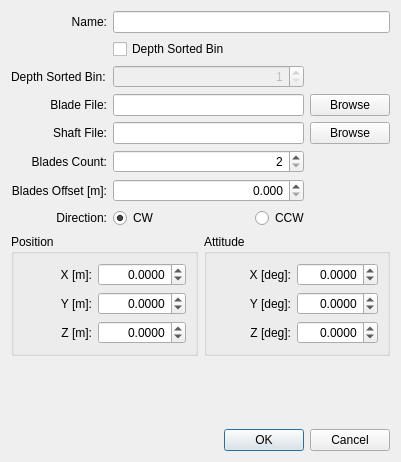
<?xml version="1.0" encoding="UTF-8"?>
<ui version="4.0">
 <class>DialogEditRotor</class>
 <widget class="QDialog" name="DialogEditRotor">
  <property name="geometry">
   <rect>
    <x>0</x>
    <y>0</y>
    <width>400</width>
    <height>462</height>
   </rect>
  </property>
  <property name="windowTitle">
   <string>PAT Edit</string>
  </property>
  <property name="modal">
   <bool>true</bool>
  </property>
  <layout class="QGridLayout" name="gridLayout_2">
   <item row="3" column="0">
    <widget class="QLabel" name="label_8">
     <property name="text">
      <string>Blade File:</string>
     </property>
     <property name="alignment">
      <set>Qt::AlignRight|Qt::AlignTrailing|Qt::AlignVCenter</set>
     </property>
     <property name="buddy">
      <cstring>lineEditFileBlade</cstring>
     </property>
    </widget>
   </item>
   <item row="7" column="1" colspan="2">
    <layout class="QGridLayout" name="gridLayout_5">
     <item row="0" column="0">
      <widget class="QRadioButton" name="radioButtonDirectionCW">
       <property name="text">
        <string>CW</string>
       </property>
       <property name="checked">
        <bool>true</bool>
       </property>
       <attribute name="buttonGroup">
        <string notr="true">buttonGroupDirection</string>
       </attribute>
      </widget>
     </item>
     <item row="0" column="1">
      <widget class="QRadioButton" name="radioButtonDirectionCCW">
       <property name="text">
        <string>CCW</string>
       </property>
       <property name="checked">
        <bool>false</bool>
       </property>
       <attribute name="buttonGroup">
        <string notr="true">buttonGroupDirection</string>
       </attribute>
      </widget>
     </item>
    </layout>
   </item>
   <item row="4" column="2">
    <widget class="QPushButton" name="pushButtonBrowseShaft">
     <property name="text">
      <string>Browse</string>
     </property>
    </widget>
   </item>
   <item row="8" column="0" colspan="3">
    <layout class="QGridLayout" name="gridLayout">
     <item row="0" column="0">
      <widget class="QGroupBox" name="groupBox">
       <property name="minimumSize">
        <size>
         <width>0</width>
         <height>0</height>
        </size>
       </property>
       <property name="title">
        <string>Position</string>
       </property>
       <layout class="QGridLayout" name="gridLayout_3">
        <item row="0" column="0">
         <widget class="QLabel" name="label_2">
          <property name="text">
           <string>X [m]:</string>
          </property>
          <property name="alignment">
           <set>Qt::AlignRight|Qt::AlignTrailing|Qt::AlignVCenter</set>
          </property>
          <property name="buddy">
           <cstring>spinBoxPositionX</cstring>
          </property>
         </widget>
        </item>
        <item row="0" column="1">
         <widget class="QDoubleSpinBox" name="spinBoxPositionX">
          <property name="alignment">
           <set>Qt::AlignRight|Qt::AlignTrailing|Qt::AlignVCenter</set>
          </property>
          <property name="decimals">
           <number>4</number>
          </property>
          <property name="minimum">
           <double>-9999.998999999999796</double>
          </property>
          <property name="maximum">
           <double>9999.998999999999796</double>
          </property>
         </widget>
        </item>
        <item row="1" column="0">
         <widget class="QLabel" name="label_3">
          <property name="text">
           <string>Y [m]:</string>
          </property>
          <property name="alignment">
           <set>Qt::AlignRight|Qt::AlignTrailing|Qt::AlignVCenter</set>
          </property>
          <property name="buddy">
           <cstring>spinBoxPositionY</cstring>
          </property>
         </widget>
        </item>
        <item row="1" column="1">
         <widget class="QDoubleSpinBox" name="spinBoxPositionY">
          <property name="alignment">
           <set>Qt::AlignRight|Qt::AlignTrailing|Qt::AlignVCenter</set>
          </property>
          <property name="decimals">
           <number>4</number>
          </property>
          <property name="minimum">
           <double>-9999.998999999999796</double>
          </property>
          <property name="maximum">
           <double>9999.998999999999796</double>
          </property>
         </widget>
        </item>
        <item row="2" column="0">
         <widget class="QLabel" name="label_4">
          <property name="text">
           <string>Z [m]:</string>
          </property>
          <property name="alignment">
           <set>Qt::AlignRight|Qt::AlignTrailing|Qt::AlignVCenter</set>
          </property>
          <property name="buddy">
           <cstring>spinBoxPositionZ</cstring>
          </property>
         </widget>
        </item>
        <item row="2" column="1">
         <widget class="QDoubleSpinBox" name="spinBoxPositionZ">
          <property name="alignment">
           <set>Qt::AlignRight|Qt::AlignTrailing|Qt::AlignVCenter</set>
          </property>
          <property name="decimals">
           <number>4</number>
          </property>
          <property name="minimum">
           <double>-9999.998999999999796</double>
          </property>
          <property name="maximum">
           <double>9999.998999999999796</double>
          </property>
         </widget>
        </item>
       </layout>
      </widget>
     </item>
     <item row="0" column="1">
      <widget class="QGroupBox" name="groupBox_2">
       <property name="minimumSize">
        <size>
         <width>0</width>
         <height>0</height>
        </size>
       </property>
       <property name="title">
        <string>Attitude</string>
       </property>
       <layout class="QGridLayout" name="gridLayout_4">
        <item row="0" column="0">
         <widget class="QLabel" name="label_6">
          <property name="text">
           <string>X [deg]:</string>
          </property>
          <property name="alignment">
           <set>Qt::AlignRight|Qt::AlignTrailing|Qt::AlignVCenter</set>
          </property>
          <property name="buddy">
           <cstring>spinBoxAttitudeX</cstring>
          </property>
         </widget>
        </item>
        <item row="0" column="1">
         <widget class="QDoubleSpinBox" name="spinBoxAttitudeX">
          <property name="alignment">
           <set>Qt::AlignRight|Qt::AlignTrailing|Qt::AlignVCenter</set>
          </property>
          <property name="decimals">
           <number>4</number>
          </property>
          <property name="minimum">
           <double>-180.000000000000000</double>
          </property>
          <property name="maximum">
           <double>180.000000000000000</double>
          </property>
         </widget>
        </item>
        <item row="1" column="0">
         <widget class="QLabel" name="label_7">
          <property name="text">
           <string>Y [deg]:</string>
          </property>
          <property name="alignment">
           <set>Qt::AlignRight|Qt::AlignTrailing|Qt::AlignVCenter</set>
          </property>
          <property name="buddy">
           <cstring>spinBoxAttitudeY</cstring>
          </property>
         </widget>
        </item>
        <item row="1" column="1">
         <widget class="QDoubleSpinBox" name="spinBoxAttitudeY">
          <property name="alignment">
           <set>Qt::AlignRight|Qt::AlignTrailing|Qt::AlignVCenter</set>
          </property>
          <property name="decimals">
           <number>4</number>
          </property>
          <property name="minimum">
           <double>-90.000000000000000</double>
          </property>
          <property name="maximum">
           <double>90.000000000000000</double>
          </property>
         </widget>
        </item>
        <item row="2" column="0">
         <widget class="QLabel" name="label_5">
          <property name="text">
           <string>Z [deg]:</string>
          </property>
          <property name="alignment">
           <set>Qt::AlignRight|Qt::AlignTrailing|Qt::AlignVCenter</set>
          </property>
          <property name="buddy">
           <cstring>spinBoxAttitudeZ</cstring>
          </property>
         </widget>
        </item>
        <item row="2" column="1">
         <widget class="QDoubleSpinBox" name="spinBoxAttitudeZ">
          <property name="alignment">
           <set>Qt::AlignRight|Qt::AlignTrailing|Qt::AlignVCenter</set>
          </property>
          <property name="decimals">
           <number>4</number>
          </property>
          <property name="minimum">
           <double>-360.000000000000000</double>
          </property>
          <property name="maximum">
           <double>360.000000000000000</double>
          </property>
         </widget>
        </item>
       </layout>
      </widget>
     </item>
    </layout>
   </item>
   <item row="4" column="1">
    <widget class="QLineEdit" name="lineEditFileShaft"/>
   </item>
   <item row="7" column="0">
    <widget class="QLabel" name="label_12">
     <property name="text">
      <string>Direction:</string>
     </property>
     <property name="alignment">
      <set>Qt::AlignRight|Qt::AlignTrailing|Qt::AlignVCenter</set>
     </property>
    </widget>
   </item>
   <item row="10" column="0" colspan="3">
    <widget class="QDialogButtonBox" name="buttonBox">
     <property name="orientation">
      <enum>Qt::Horizontal</enum>
     </property>
     <property name="standardButtons">
      <set>QDialogButtonBox::Cancel|QDialogButtonBox::Ok</set>
     </property>
    </widget>
   </item>
   <item row="6" column="1">
    <widget class="QDoubleSpinBox" name="spinBoxBladesOffset">
     <property name="alignment">
      <set>Qt::AlignRight|Qt::AlignTrailing|Qt::AlignVCenter</set>
     </property>
     <property name="decimals">
      <number>3</number>
     </property>
    </widget>
   </item>
   <item row="5" column="1">
    <widget class="QSpinBox" name="spinBoxBladesCount">
     <property name="alignment">
      <set>Qt::AlignRight|Qt::AlignTrailing|Qt::AlignVCenter</set>
     </property>
     <property name="minimum">
      <number>2</number>
     </property>
     <property name="maximum">
      <number>20</number>
     </property>
    </widget>
   </item>
   <item row="4" column="0">
    <widget class="QLabel" name="label_9">
     <property name="text">
      <string>Shaft File:</string>
     </property>
     <property name="alignment">
      <set>Qt::AlignRight|Qt::AlignTrailing|Qt::AlignVCenter</set>
     </property>
     <property name="buddy">
      <cstring>lineEditFileShaft</cstring>
     </property>
    </widget>
   </item>
   <item row="0" column="1" colspan="2">
    <widget class="QLineEdit" name="lineEditName"/>
   </item>
   <item row="0" column="0">
    <widget class="QLabel" name="label">
     <property name="text">
      <string>Name:</string>
     </property>
     <property name="alignment">
      <set>Qt::AlignRight|Qt::AlignTrailing|Qt::AlignVCenter</set>
     </property>
     <property name="buddy">
      <cstring>lineEditName</cstring>
     </property>
    </widget>
   </item>
   <item row="3" column="1">
    <widget class="QLineEdit" name="lineEditFileBlade"/>
   </item>
   <item row="3" column="2">
    <widget class="QPushButton" name="pushButtonBrowseBlade">
     <property name="text">
      <string>Browse</string>
     </property>
    </widget>
   </item>
   <item row="5" column="0">
    <widget class="QLabel" name="label_10">
     <property name="text">
      <string>Blades Count:</string>
     </property>
     <property name="alignment">
      <set>Qt::AlignRight|Qt::AlignTrailing|Qt::AlignVCenter</set>
     </property>
     <property name="buddy">
      <cstring>spinBoxBladesCount</cstring>
     </property>
    </widget>
   </item>
   <item row="9" column="0" colspan="3">
    <spacer name="verticalSpacer">
     <property name="orientation">
      <enum>Qt::Vertical</enum>
     </property>
     <property name="sizeHint" stdset="0">
      <size>
       <width>379</width>
       <height>205</height>
      </size>
     </property>
    </spacer>
   </item>
   <item row="6" column="0">
    <widget class="QLabel" name="label_11">
     <property name="text">
      <string>Blades Offset [m]:</string>
     </property>
     <property name="alignment">
      <set>Qt::AlignRight|Qt::AlignTrailing|Qt::AlignVCenter</set>
     </property>
     <property name="buddy">
      <cstring>spinBoxBladesOffset</cstring>
     </property>
    </widget>
   </item>
   <item row="1" column="1">
    <widget class="QCheckBox" name="checkBoxDepthSortedBin">
     <property name="text">
      <string>Depth Sorted Bin</string>
     </property>
    </widget>
   </item>
   <item row="2" column="0">
    <widget class="QLabel" name="label_13">
     <property name="text">
      <string>Depth Sorted Bin:</string>
     </property>
    </widget>
   </item>
   <item row="2" column="1">
    <widget class="QSpinBox" name="spinBoxDepthSortedBin">
     <property name="enabled">
      <bool>false</bool>
     </property>
     <property name="alignment">
      <set>Qt::AlignRight|Qt::AlignTrailing|Qt::AlignVCenter</set>
     </property>
     <property name="minimum">
      <number>1</number>
     </property>
     <property name="maximum">
      <number>9</number>
     </property>
     <property name="value">
      <number>1</number>
     </property>
    </widget>
   </item>
  </layout>
 </widget>
 <tabstops>
  <tabstop>lineEditName</tabstop>
  <tabstop>lineEditFileBlade</tabstop>
  <tabstop>pushButtonBrowseBlade</tabstop>
  <tabstop>lineEditFileShaft</tabstop>
  <tabstop>pushButtonBrowseShaft</tabstop>
  <tabstop>spinBoxBladesCount</tabstop>
  <tabstop>spinBoxBladesOffset</tabstop>
  <tabstop>spinBoxPositionX</tabstop>
  <tabstop>spinBoxPositionY</tabstop>
  <tabstop>spinBoxPositionZ</tabstop>
  <tabstop>spinBoxAttitudeX</tabstop>
  <tabstop>spinBoxAttitudeY</tabstop>
  <tabstop>spinBoxAttitudeZ</tabstop>
  <tabstop>buttonBox</tabstop>
 </tabstops>
 <resources/>
 <connections>
  <connection>
   <sender>buttonBox</sender>
   <signal>accepted()</signal>
   <receiver>DialogEditRotor</receiver>
   <slot>accept()</slot>
   <hints>
    <hint type="sourcelabel">
     <x>248</x>
     <y>254</y>
    </hint>
    <hint type="destinationlabel">
     <x>157</x>
     <y>274</y>
    </hint>
   </hints>
  </connection>
  <connection>
   <sender>buttonBox</sender>
   <signal>rejected()</signal>
   <receiver>DialogEditRotor</receiver>
   <slot>reject()</slot>
   <hints>
    <hint type="sourcelabel">
     <x>316</x>
     <y>260</y>
    </hint>
    <hint type="destinationlabel">
     <x>286</x>
     <y>274</y>
    </hint>
   </hints>
  </connection>
 </connections>
 <buttongroups>
  <buttongroup name="buttonGroupDirection"/>
 </buttongroups>
</ui>
